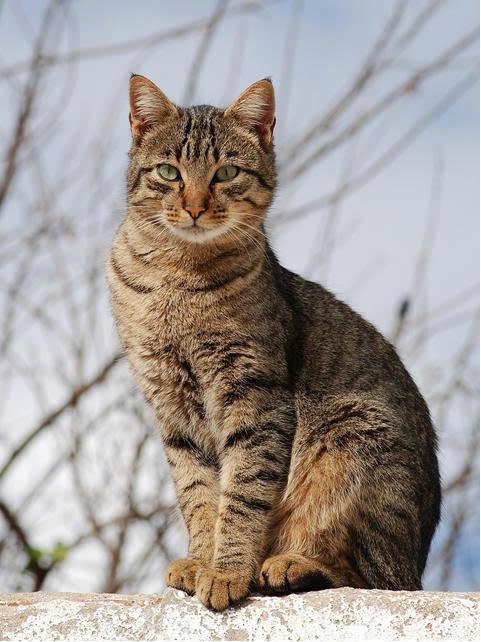
#> input picture hinh1.jpg, 481 x 642 px, found by its file name
$ jupyter execute 2374802010299_LuuVoPhuongMai_0101_Lab05.ipynb
#> lines starting #> are read from the running program, lines starting #| are printed output that depends on the picture; after the words box and inside, x2 and y2 are one past the last pixel; in counts of white or black regions, pixels touching at a corner belong together
[cell 1]
import cv2 as cv
import numpy as np
import matplotlib.pyplot as PhuongMai
from collections import deque

[cell 2]
img = cv.imread('hinh1.jpg')
#> img is the input picture: shape (642, 481, 3); mean B, G, R 151, 155, 162.1
img2 = cv.imread('hinh2.jpg')
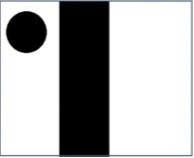
#> input picture hinh2.jpg, 194 x 158 px, found by its file name
#> img2 is the input picture: shape (158, 194, 3); mean B, G, R 176.1, 175.8, 175.3

if img is None:
    raise FileNotFoundError("Không tìm thấy file 'hinh1.jpg'")
if img2 is None:
    raise FileNotFoundError("Không tìm thấy file 'hinh2.jpg'")

# Chuyển sang RGB để hiển thị đúng màu
img_rgb = cv.cvtColor(img, cv.COLOR_BGR2RGB)
img2_rgb = cv.cvtColor(img2, cv.COLOR_BGR2RGB)

# Chuyển sang ảnh xám
gray1 = cv.cvtColor(img, cv.COLOR_BGR2GRAY)
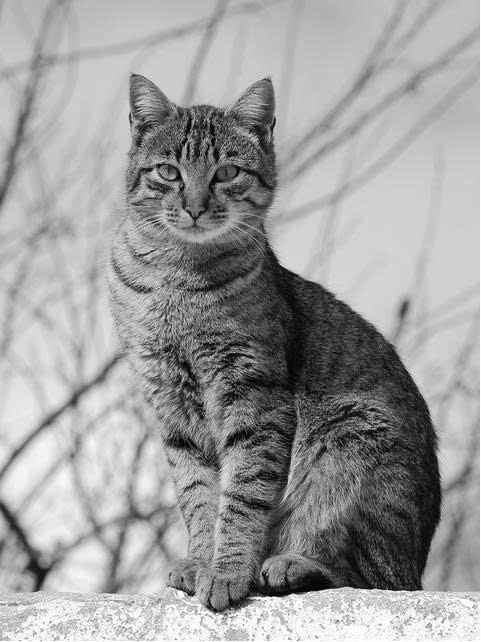
#> gray1: shape (642, 481); min 0, max 255, mean 156.7
gray2 = cv.cvtColor(img2, cv.COLOR_BGR2GRAY)

# Hiển thị ảnh gốc
PhuongMai.figure(figsize=(12, 5))
PhuongMai.subplot(1, 2, 1)
PhuongMai.imshow(img_rgb)
PhuongMai.title("Ảnh gốc hinh1.jpg")
PhuongMai.axis("off")

PhuongMai.subplot(1, 2, 2)
PhuongMai.imshow(img2_rgb)
PhuongMai.title("Ảnh gốc hinh2.jpg")
PhuongMai.axis("off")
PhuongMai.show()
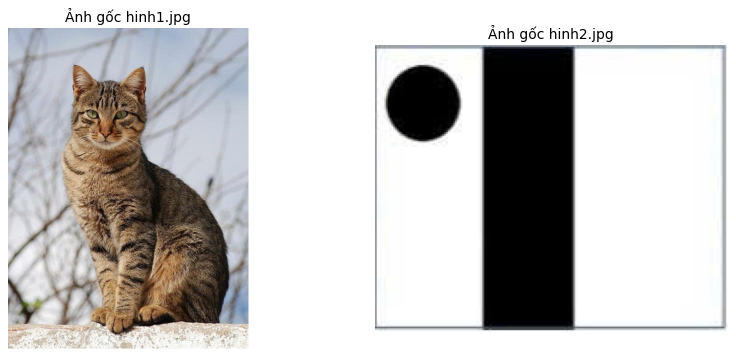
#> figure drawn by matplotlib, 2 panels

[cell 3]
threshold_value = 127
_, thresh_binary = cv.threshold(gray1, threshold_value, 255, cv.THRESH_BINARY)
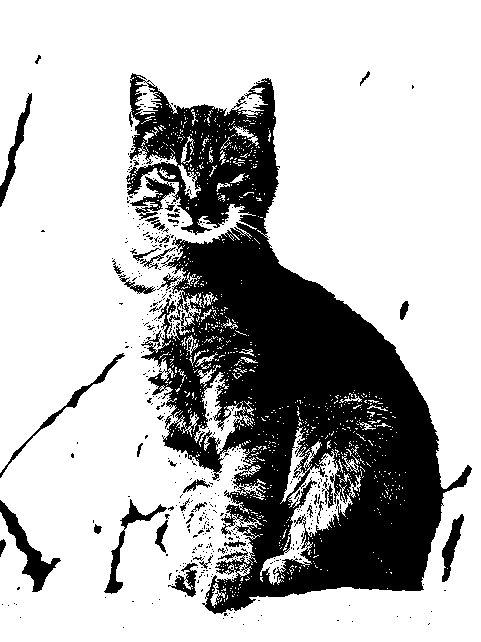
#> thresh_binary: shape (642, 481); 72.5% white; 490 black regions (454 under 20 px), largest, box (x1, y1, x2, y2) and area: (126, 73, 472, 614) 77137, (0, 500, 61, 592) 1355, (104, 499, 167, 594) 852
_, thresh_binary_inv = cv.threshold(gray1, threshold_value, 255, cv.THRESH_BINARY_INV)

PhuongMai.figure(figsize=(15, 5))
PhuongMai.subplot(1, 3, 1)
PhuongMai.imshow(gray1, cmap='gray')
PhuongMai.title("Ảnh xám")
PhuongMai.axis("off")

PhuongMai.subplot(1, 3, 2)
PhuongMai.imshow(thresh_binary, cmap='gray')
PhuongMai.title("Threshold Binary")
PhuongMai.axis("off")

PhuongMai.subplot(1, 3, 3)
PhuongMai.imshow(thresh_binary_inv, cmap='gray')
PhuongMai.title("Threshold Binary Inverse")
PhuongMai.axis("off")
PhuongMai.show()

[cell 4]
blur_otsu = cv.GaussianBlur(gray2, (5, 5), 0)
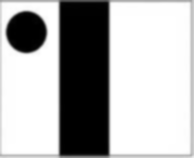
#> blur_otsu: shape (158, 194); min 0, max 255, mean 175.5
otsu_thresh_value, otsu_result = cv.threshold(
    blur_otsu, 0, 255, cv.THRESH_BINARY + cv.THRESH_OTSU
)
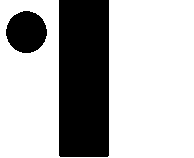
#> otsu_result: shape (158, 194); 70.1% white; 2 black regions, box (x1, y1, x2, y2) and area: (59, 0, 109, 157) 7848, (6, 11, 47, 53) 1331
#> otsu_thresh_value = 127

PhuongMai.figure(figsize=(15, 5))
PhuongMai.subplot(1, 3, 1)
PhuongMai.imshow(gray2, cmap='gray')
PhuongMai.title("Ảnh xám (vân tay)")
PhuongMai.axis("off")

PhuongMai.subplot(1, 3, 2)
PhuongMai.imshow(blur_otsu, cmap='gray')
PhuongMai.title("Gaussian Blur")
PhuongMai.axis("off")

PhuongMai.subplot(1, 3, 3)
PhuongMai.imshow(otsu_result, cmap='gray')
PhuongMai.title(f"Otsu Result (T = {otsu_thresh_value:.2f})")
PhuongMai.axis("off")
PhuongMai.show()

[cell 5]
pixel_values = img_rgb.reshape((-1, 3))
pixel_values = np.float32(pixel_values)

criteria = (cv.TERM_CRITERIA_EPS + cv.TERM_CRITERIA_MAX_ITER, 100, 0.2)
k = 3
_, labels, centers = cv.kmeans(
    pixel_values, k, None, criteria, 10, cv.KMEANS_RANDOM_CENTERS
)
#> centers = [[196.2, 197.9, 203.5], [67.38, 49.4, 34.5], [153.8, 131.1, 109.1]]

centers = np.uint8(centers)
#> centers = [[196, 197, 203], [67, 49, 34], [153, 131, 109]]
segmented_data = centers[labels.flatten()]
segmented_image = segmented_data.reshape(img_rgb.shape)
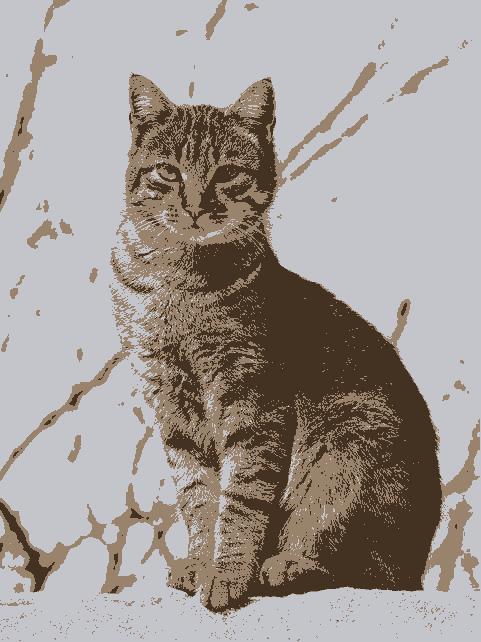
#> segmented_image: shape (642, 481, 3); mean R, G, B 161.7, 154.4, 150.6

PhuongMai.figure(figsize=(12, 5))
PhuongMai.subplot(1, 2, 1)
PhuongMai.imshow(img_rgb)
PhuongMai.title("Ảnh gốc")
PhuongMai.axis("off")

PhuongMai.subplot(1, 2, 2)
PhuongMai.imshow(segmented_image)
PhuongMai.title(f"K-means Segmentation (K = {k})")
PhuongMai.axis("off")
PhuongMai.show()

[cell 6]
def region_growing(image, seed, threshold=10):
#> called with seed = (240, 321), threshold = 15
    rows, cols = image.shape
#> rows = 642; cols = 481
    segmented = np.zeros((rows, cols), dtype=np.uint8)
    visited = np.zeros((rows, cols), dtype=bool)

    seed_value = int(image[seed[1], seed[0]])
#> seed_value = 66
    q = deque()
    q.append((seed[1], seed[0]))
    visited[seed[1], seed[0]] = True

    directions = [(-1, 0), (1, 0), (0, -1), (0, 1)]

    while q:
        r, c = q.popleft()
        segmented[r, c] = 255

        for dr, dc in directions:
            nr, nc = r + dr, c + dc

            if 0 <= nr < rows and 0 <= nc < cols and not visited[nr, nc]:
                visited[nr, nc] = True
                if abs(int(image[nr, nc]) - seed_value) <= threshold:
                    q.append((nr, nc))

    return segmented

# Chọn seed ở giữa ảnh
seed_point = (gray1.shape[1] // 2, gray1.shape[0] // 2)
region_result = region_growing(gray1, seed_point, threshold=15)
#> region_result: shape (642, 481); 0.13% white in thin lines or dots, all inside (x1, y1, x2, y2) = (234, 310, 284, 339)

# Vẽ seed point lên ảnh để dễ nhìn
img_seed = img_rgb.copy()
cv.circle(img_seed, seed_point, 5, (255, 0, 0), -1)
#> img_seed: shape (642, 481, 3); mean R, G, B 162.1, 155, 151

PhuongMai.figure(figsize=(15, 5))
PhuongMai.subplot(1, 3, 1)
PhuongMai.imshow(img_seed)
PhuongMai.title("Ảnh gốc + seed point")
PhuongMai.axis("off")

PhuongMai.subplot(1, 3, 2)
PhuongMai.imshow(gray1, cmap='gray')
PhuongMai.title("Ảnh xám")
PhuongMai.axis("off")

PhuongMai.subplot(1, 3, 3)
PhuongMai.imshow(region_result, cmap='gray')
PhuongMai.title("Region Growing")
PhuongMai.axis("off")
PhuongMai.show()

[cell 7]
# =========================
# 5. Sử dụng thuật toán Split and Merge để phân đoạn ảnh
# =========================
def split_merge(image, min_size=16, std_threshold=10):
#> called with min_size = 16, std_threshold = 12
    result = np.zeros_like(image)

    def recursive_split(x, y, w, h):
        region = image[y:y+h, x:x+w]

        if w <= min_size or h <= min_size or np.std(region) < std_threshold:
            mean_val = np.mean(region)
            result[y:y+h, x:x+w] = 255 if mean_val > 127 else 0
            return

        w2 = w // 2
        h2 = h // 2

        recursive_split(x, y, w2, h2)
        recursive_split(x + w2, y, w - w2, h2)
        recursive_split(x, y + h2, w2, h - h2)
        recursive_split(x + w2, y + h2, w - w2, h - h2)

    h, w = image.shape
#> h = 642; w = 481
    recursive_split(0, 0, w, h)
#> in recursive_split (call 5), `result[y:y+h, x:x+w] = 255 if mean_val > 127 else 0`: result: shape (642, 481); 0.39% white; 1 white region, box (x1, y1, x2, y2) and area: (0, 0, 30, 40) 1200
#> in recursive_split (call 6), `result[y:y+h, x:x+w] = 255 if mean_val > 127 else 0`:
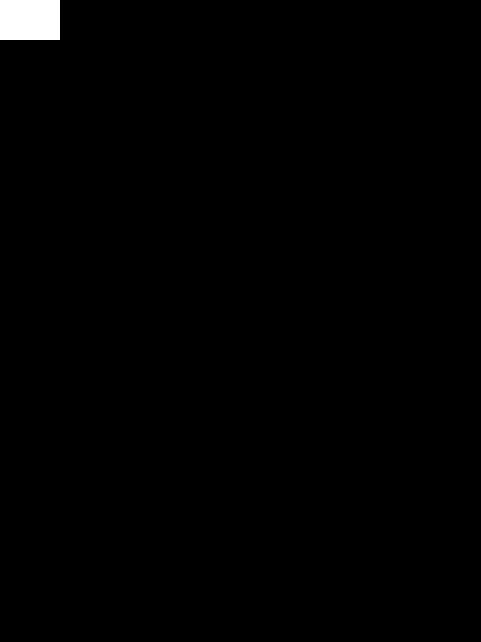
#> result: shape (642, 481); 0.78% white; 1 white region, box (x1, y1, x2, y2) and area: (0, 0, 60, 40) 2400
#> in recursive_split (call 12), `result[y:y+h, x:x+w] = 255 if mean_val > 127 else 0`: result: shape (642, 481); 1.6% white; 1 white region, box (x1, y1, x2, y2) and area: (0, 0, 60, 80) 4800
#> in recursive_split (call 29), `result[y:y+h, x:x+w] = 255 if mean_val > 127 else 0`: result: shape (642, 481); 4.3% white; 1 white region, box (x1, y1, x2, y2) and area: (0, 0, 120, 160) 13200
#> in recursive_split (call 30), `result[y:y+h, x:x+w] = 255 if mean_val > 127 else 0`:
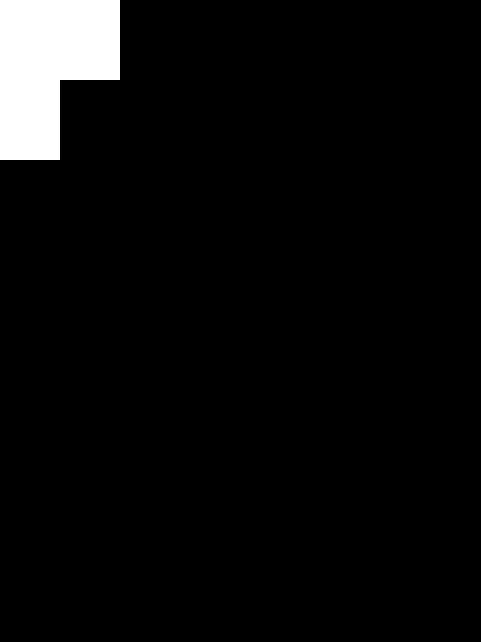
#> result: shape (642, 481); 4.7% white; 1 white region, box (x1, y1, x2, y2) and area: (0, 0, 120, 160) 14400
#> in recursive_split (call 34), `result[y:y+h, x:x+w] = 255 if mean_val > 127 else 0`:
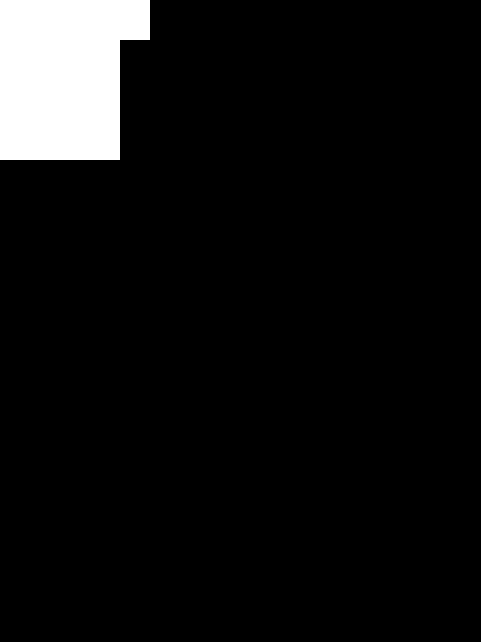
#> result: shape (642, 481); 6.6% white; 1 white region, box (x1, y1, x2, y2) and area: (0, 0, 150, 160) 20400
    return result

split_merge_result = split_merge(gray1, min_size=16, std_threshold=12)

PhuongMai.figure(figsize=(12, 5))
PhuongMai.subplot(1, 2, 1)
PhuongMai.imshow(gray1, cmap='gray')
PhuongMai.title("Ảnh xám")
PhuongMai.axis("off")

PhuongMai.subplot(1, 2, 2)
PhuongMai.imshow(split_merge_result, cmap='gray')
PhuongMai.title("Split and Merge")
PhuongMai.axis("off")
PhuongMai.show()
